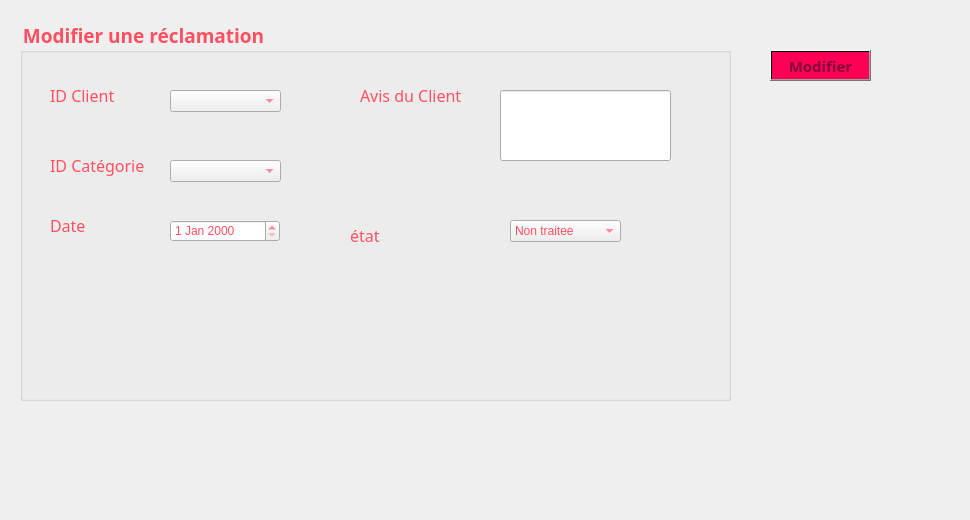
     <widget class="QWidget" name="tab_reclamation_6">
      <attribute name="title">
       <string>Modifier</string>
      </attribute>
      <widget class="QGroupBox" name="groupBox_reclamation_2">
       <property name="geometry">
        <rect>
         <x>20</x>
         <y>20</y>
         <width>711</width>
         <height>381</height>
        </rect>
       </property>
       <property name="font">
        <font>
         <family>Lucida Calligraphy</family>
         <pointsize>14</pointsize>
         <weight>75</weight>
         <bold>true</bold>
        </font>
       </property>
       <property name="styleSheet">
        <string notr="true">color: rgb(255, 80, 97);
</string>
       </property>
       <property name="title">
        <string>Modifier une réclamation</string>
       </property>
       <widget class="QLabel" name="label_reclamation_22">
        <property name="geometry">
         <rect>
          <x>30</x>
          <y>130</y>
          <width>171</width>
          <height>31</height>
         </rect>
        </property>
        <property name="font">
         <font>
          <family>Lucida Calligraphy</family>
          <pointsize>12</pointsize>
         </font>
        </property>
        <property name="text">
         <string>ID Catégorie</string>
        </property>
       </widget>
       <widget class="QDateEdit" name="dateEdit_reclamation_2">
        <property name="geometry">
         <rect>
          <x>150</x>
          <y>200</y>
          <width>110</width>
          <height>22</height>
         </rect>
        </property>
       </widget>
       <widget class="QLabel" name="label_reclamation_24">
        <property name="geometry">
         <rect>
          <x>30</x>
          <y>60</y>
          <width>171</width>
          <height>31</height>
         </rect>
        </property>
        <property name="font">
         <font>
          <family>Lucida Calligraphy</family>
          <pointsize>12</pointsize>
         </font>
        </property>
        <property name="text">
         <string>ID Client</string>
        </property>
       </widget>
       <widget class="QLabel" name="label_reclamation_25">
        <property name="geometry">
         <rect>
          <x>30</x>
          <y>190</y>
          <width>171</width>
          <height>31</height>
         </rect>
        </property>
        <property name="font">
         <font>
          <family>Lucida Calligraphy</family>
          <pointsize>12</pointsize>
         </font>
        </property>
        <property name="text">
         <string>Date</string>
        </property>
       </widget>
       <widget class="QLabel" name="label_reclamation_26">
        <property name="geometry">
         <rect>
          <x>340</x>
          <y>60</y>
          <width>171</width>
          <height>31</height>
         </rect>
        </property>
        <property name="font">
         <font>
          <family>Lucida Calligraphy</family>
          <pointsize>12</pointsize>
         </font>
        </property>
        <property name="text">
         <string>Avis du Client</string>
        </property>
       </widget>
       <widget class="QLineEdit" name="LineEdit_reclamation_3">
        <property name="geometry">
         <rect>
          <x>480</x>
          <y>70</y>
          <width>171</width>
          <height>71</height>
         </rect>
        </property>
       </widget>
       <widget class="QComboBox" name="comboBox_reclamation_3">
        <property name="geometry">
         <rect>
          <x>150</x>
          <y>140</y>
          <width>111</width>
          <height>22</height>
         </rect>
        </property>
       </widget>
       <widget class="QComboBox" name="comboBox_reclamation_4">
        <property name="geometry">
         <rect>
          <x>150</x>
          <y>70</y>
          <width>111</width>
          <height>22</height>
         </rect>
        </property>
       </widget>
       <widget class="QComboBox" name="comboBox_reclamation_etat2">
        <property name="geometry">
         <rect>
          <x>490</x>
          <y>200</y>
          <width>111</width>
          <height>22</height>
         </rect>
        </property>
        <item>
         <property name="text">
          <string>Non traitee</string>
         </property>
        </item>
        <item>
         <property name="text">
          <string>En cours</string>
         </property>
        </item>
        <item>
         <property name="text">
          <string>Traitee</string>
         </property>
        </item>
       </widget>
       <widget class="QLabel" name="label_reclamation_10">
        <property name="geometry">
         <rect>
          <x>330</x>
          <y>200</y>
          <width>171</width>
          <height>31</height>
         </rect>
        </property>
        <property name="font">
         <font>
          <family>Lucida Calligraphy</family>
          <pointsize>12</pointsize>
         </font>
        </property>
        <property name="text">
         <string>état</string>
        </property>
       </widget>
      </widget>
      <widget class="QPushButton" name="pushButton_2">
       <property name="geometry">
        <rect>
         <x>770</x>
         <y>50</y>
         <width>101</width>
         <height>31</height>
        </rect>
       </property>
       <property name="font">
        <font>
         <family>Lucida Calligraphy</family>
         <pointsize>11</pointsize>
         <weight>75</weight>
         <bold>true</bold>
        </font>
       </property>
       <property name="styleSheet">
        <string notr="true">background-color: qlineargradient(spread:pad, x1:1, y1:0, x2:1, y2:0, stop:0.919598 rgba(255, 0, 84, 255), stop:0.98 rgba(0, 0, 0, 255), stop:1 rgba(235, 148, 61, 255));
color: rgb(132, 1, 64);</string>
       </property>
       <property name="text">
        <string>Modifier</string>
       </property>
      </widget>
      <widget class="QLabel" name="label_reclamation_6">
       <property name="geometry">
        <rect>
         <x>-20</x>
         <y>-10</y>
         <width>961</width>
         <height>511</height>
        </rect>
       </property>
       <property name="text">
        <string/>
       </property>
       <property name="pixmap">
        <pixmap>../../../../../../Downloads/155296947_507314950275690_225535330781415924_n.jpg</pixmap>
       </property>
      </widget>
      <zorder>label_reclamation_6</zorder>
      <zorder>groupBox_reclamation_2</zorder>
      <zorder>pushButton_2</zorder>
     </widget>
